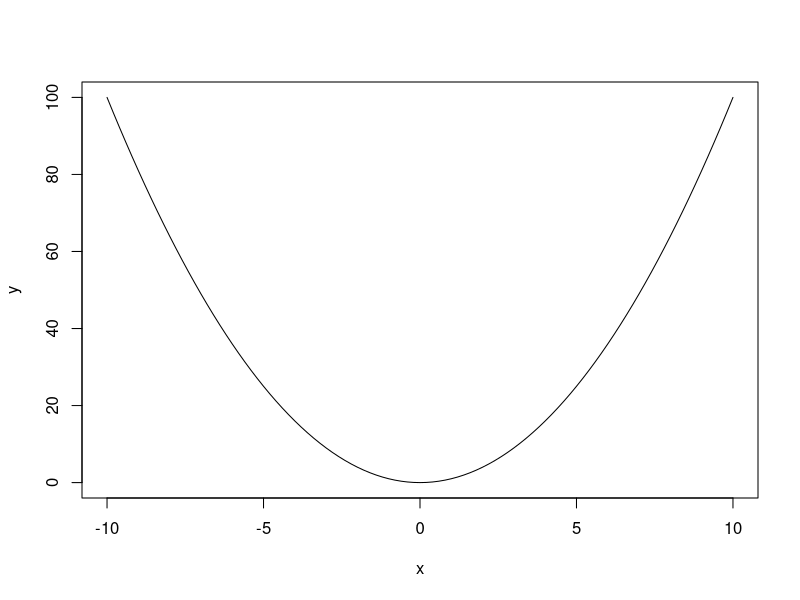

The R script that drew this image:
## ---- chunk 1
eq = function(x){x*x}
curve(eq, from=-10, to=10, xlab="x", ylab="y")
